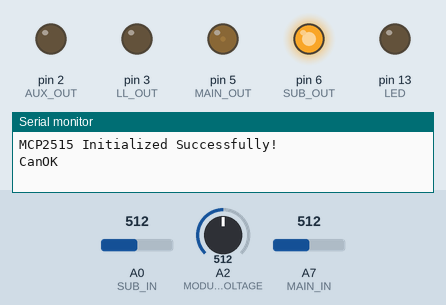
Simulated run of this sketch. Board: Arduino Nano, built with avr-gcc and run on an emulated ATmega328P. Parts: output pins drawn as LEDs (lit = HIGH), the last lines printed to the serial monitor. The test bench sets the inputs (shaded band); at power-on: A0 (SUB_IN) = 512, A7 (MAIN_IN) = 512, A2 (MODULE_VOLTAGE) = 512.

Above: at 1.2 s.
1.3 s: A0 (SUB_IN) set to 535
At 2.2 s:
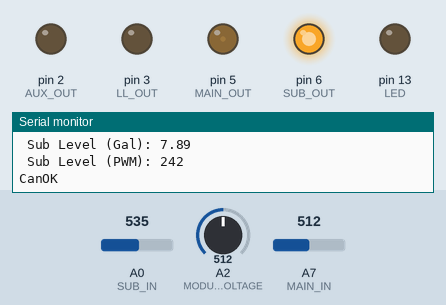
3.5 s: A0 (SUB_IN) set to 566
At 4.6 s:
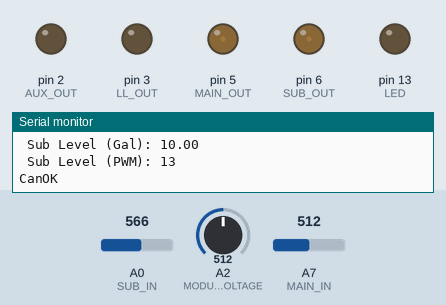
5.1 s: A7 (MAIN_IN) set to 190
At 6.0 s:
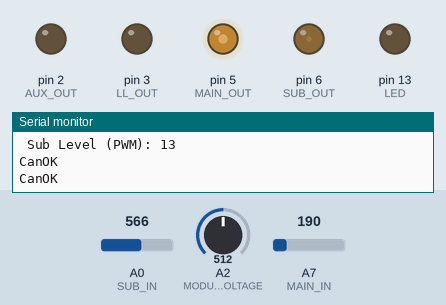
6.6 s: A7 (MAIN_IN) set to 122
At 7.5 s:
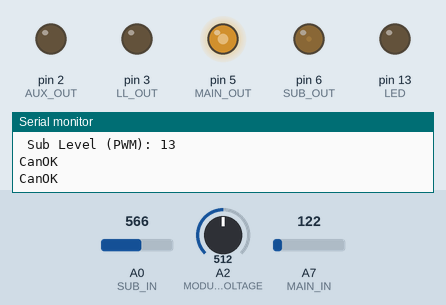
8.2 s: A0 (SUB_IN) set to 511
At 9.1 s:
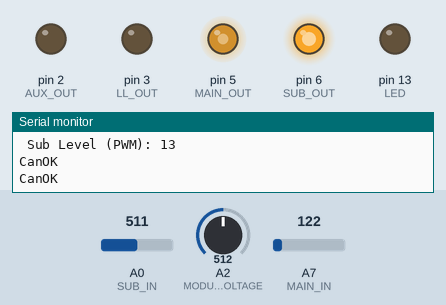
9.8 s: A7 (MAIN_IN) set to 210
At 10.7 s:
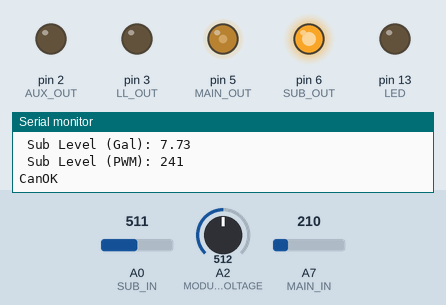
Timing chart, 0 to 12.4 s (numbered marks = the images above; inputs shaded):
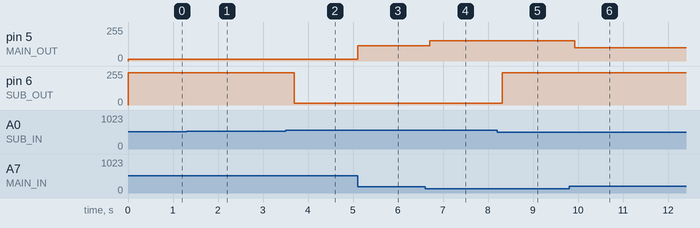

Measured:
- the behaviour switches between 552 and 553 on A0 (SUB_IN) (found by bisection; images 1 and 2)
- after the input at 1.3 s, pin 6 (SUB_OUT): 241/255 → 242/255 after 0.11 s
- after the input at 3.5 s, pin 6 (SUB_OUT): 242/255 → 13/255 after 0.19 s
- after the input at 5.1 s, pin 5 (MAIN_OUT): 13/255 → 115/255 at once
- after the input at 6.6 s, pin 5 (MAIN_OUT): 115/255 → 153/255 after 0.11 s
- after the input at 8.2 s, pin 6 (SUB_OUT): 13/255 → 241/255 after 0.12 s
- after the input at 9.8 s, pin 5 (MAIN_OUT): 153/255 → 99/255 after 0.13 s

The sketch:

FLCU_Firmware.ino
```cpp
//Libaries
#include <mcp_can.h>

//Pin assignments
#define MAIN_IN A7
#define MAIN_OUT 5

#define SUB_IN A0
#define SUB_OUT 6

#define LL_IN A1
#define LL_OUT 3

#define AUX_OUT 2

#define MODULE_VOLTAGE A2

#define LED 13

#define CAN_INT 7
#define CAN_CS 8
#define CANT_CS 9

#define HIST_ARRAY_SIZE 5

#define NUM_MAIN 20
#define NUM_MAIN_OUT 21
#define NUM_SUB 10

#define SERIAL_SPEED 9600


unsigned long timeCurrent = 0;
const unsigned int intervalReadLevels = 200;
unsigned long timeLastRead = 0;
const unsigned int intervalSerialStatus = 2000;
unsigned long timeLastStatus = 0;
const unsigned int intervalBlink = 1000;
unsigned long timeLastBlink;

const unsigned int intervalCan = 1000;
unsigned long timeLastCan = 0;

MCP_CAN CAN0(CAN_CS);
const unsigned long int idPacketLevelOut = 0x720;
const uint8_t canTxLen = 6;
uint8_t canTxBuf[8];
byte canSendStat;

//Calibration Constants

// Module Voltage
// 150k and 47k
const float divVolts = (150.0+47.0) / 47.0 ;

// Fuel level senders are configured as voltage dividers
// Here we have two, configured as "Main" and "Sub"
// Variables "t_" represent the resistor value on the top side of the divider
// Variables "b_Min" and "b_Max" represent the range of expected resistance values in the tank
// All resistance values are times 100 to keep the math as integers
int tMain = 110;
int tSub = 235;

int rMain[NUM_MAIN] = {
  80, 72,
  66, 61,
  56, 51,
  45, 42,
  38, 34,
  31, 29,
  26, 23,
  19, 14,
  10, 5,
  3, 1
};


int rSub[NUM_SUB] = {
  3, 6,
  12, 19,
  30, 49,
  96, 127,
  273, 275
};

int oMain[NUM_MAIN_OUT] = {
  13, 15,
  17, 22,
  28, 34,
  43, 52,
  62, 69,
  80, 96,
  112, 122,
  139, 157,
  170, 188,
  211, 230,
  246
};

int oSub[NUM_SUB]= {
  13, 21,
  29, 47,
  107, 180,
  232, 237,
  243, 246
};

int levelPrevPos = 0;

void setup() {
  // put your setup code here, to run once:

pinMode(MAIN_IN, INPUT);
pinMode(SUB_IN, INPUT);
pinMode(LL_IN, INPUT);
pinMode(MODULE_VOLTAGE, INPUT);
pinMode(CAN_INT, INPUT);

pinMode(MAIN_OUT, OUTPUT);
pinMode(SUB_OUT, OUTPUT);
pinMode(LL_OUT, OUTPUT);
pinMode(AUX_OUT, OUTPUT);
pinMode(LED, OUTPUT);
pinMode(CAN_CS, OUTPUT);
pinMode(CANT_CS, OUTPUT);

Serial.begin(SERIAL_SPEED);

//TCCR0B = TCCR0B & B11111000 | B00000010; // for PWM frequency of 7812.50 Hz
TCCR2B = TCCR2B & B11111000 | B00000010; // for PWM frequency of 3921.16 Hz
  writeLevel(NUM_MAIN_OUT, oMain, readLevel(NUM_MAIN, rMain, false, tMain, analogRead(MAIN_IN)), MAIN_OUT );
  writeLevel(NUM_SUB, oSub, readLevel(NUM_SUB, rSub, true, tSub, analogRead(SUB_IN)), SUB_OUT );

//  digitalWrite(CAN_RESET, HIGH);
  //delay(50);
  digitalWrite(CANT_CS, LOW);
  int canstat = CAN0.begin(MCP_ANY, CAN_500KBPS, MCP_8MHZ);
  if (canstat == CAN_OK)
  {
    Serial.println("MCP2515 Initialized Successfully!");
  }
  else
  {
    Serial.print("Error Initializing MCP2515..."); Serial.println(canstat);
  }
  // can controller into normal mode
  CAN0.setMode(MCP_NORMAL);


}

void loop() {
  // put your main code here, to run repeatedly:

  timeCurrent = millis();

  if (timeCurrent - timeLastRead > intervalReadLevels)
  {

  digitalWrite(LED, HIGH);
  writeLevel(NUM_MAIN_OUT, oMain, readLevel(NUM_MAIN, rMain, false, tMain, analogRead(MAIN_IN)), MAIN_OUT );


  writeLevel(NUM_SUB, oSub, readLevel(NUM_SUB, rSub, true, tSub, analogRead(SUB_IN)), SUB_OUT );
  timeLastRead = timeCurrent;
  digitalWrite(LED, LOW);
  }

  if (timeCurrent - timeLastStatus > intervalSerialStatus)
  {

    Serial.println("Heartbeat");
    Serial.print("Module Volts:"); Serial.println((analogRead(MODULE_VOLTAGE) * 5.0 / 1023.0) * divVolts);
    Serial.print("Supply Volts:"); Serial.println(readVcc());
    Serial.print(" Main Level (Gal): "); Serial.println(readLevel(NUM_MAIN, rMain, false, tMain, analogRead(MAIN_IN)));
    Serial.print(" Main Level (PWM): "); Serial.println(writeLevel(NUM_MAIN_OUT, oMain, readLevel(NUM_MAIN, rMain, false, tMain, analogRead(MAIN_IN)), MAIN_OUT ));
    Serial.print(" Sub Level (Gal): "); Serial.println(readLevel(NUM_SUB, rSub, true, tSub, analogRead(SUB_IN)));
    Serial.print(" Sub Level (PWM): "); Serial.println(writeLevel(NUM_SUB, oSub, readLevel(NUM_SUB, rSub, true, tSub, analogRead(SUB_IN)), SUB_OUT ));
    timeLastStatus = timeCurrent;
  }


  if (timeCurrent - timeLastCan > intervalCan)
  {
    canTxBuf[0] = readLevel(NUM_MAIN, rMain, false, tMain, analogRead(MAIN_IN)) * 10;
    canTxBuf[1] = readLevel(NUM_SUB, rSub, true, tSub, analogRead(SUB_IN)) * 10;
    canTxBuf[2] = 0xFF;
    canTxBuf[3] = 0xFF;
    canTxBuf[4] = 0xFF;
    canTxBuf[5] = 0xFF;
    canSendStat = CAN0.sendMsgBuf(idPacketLevelOut, 0, canTxLen, canTxBuf);
    if (canSendStat == CAN_OK){
      Serial.println("CanOK");
    }
    else {
      Serial.print("CanErr: "); Serial.println(canSendStat);
    }
    timeLastCan = timeCurrent;

  }


}

long readVcc() {
  long result;
  // Read 1.1V reference against AVcc
  ADMUX = _BV(REFS0) | _BV(MUX3) | _BV(MUX2) | _BV(MUX1);
  delay(2); // Wait for Vref to settle
  ADCSRA |= _BV(ADSC); // Convert
  while (bit_is_set(ADCSRA,ADSC));
  result = ADCL;
  result |= ADCH<<8;
  result = 1125300L / result; // Back-calculate AVcc in mV
  return result;
}

int writeLevel(int numElem, int * table, float level, int pinOut) {
  int index;
  int result;

  index = constrain(floor(level), 0, numElem-1);

  level = floor(level*100.0);
  level = (int)level;
  //Serial.print("  Index: "); Serial.println(index);


  result = map(level, index*100, (index+1)*100, table[index], table[index+1] );
  analogWrite(pinOut, result);
  return result;
  //Serial.print("  PWM: "); Serial.println(result);
};

float readLevel(int numElem, int * table, bool reverse, int rTop, int reading) {
  float reading2;
  float result;
  int index;

  //convert adc reading to resistance
  reading2 = constrain(reading, 1, 1023);
  reading2 = rTop / (((1024.0)/(reading))-1);
  //Serial.print("  Reading (Ohm): "); Serial.println(reading2);

  //cycle through lookup table until value is greater than (normal) or less than (reverse)the current table value
  for (index = 0; index <= numElem - 1; index++)
  {
    //Serial.println(index);
    if ((!reverse && reading2 >= table[index]) || ( reverse && reading2 <= table[index]))
    {
      break;
    }
  }

  //linear interpolation between last and next value
  if (index < numElem-1)
  {
    result = float(index-1) + ((reading2 - float(table[index-1])) * ((float(index) - float(index-1))/float(table[index] - table[index-1])));
  }
  else
  {
    result = index;
  }
  //Serial.print("  Level   (Gal): "); Serial.println(result);

  return result;
}
```
